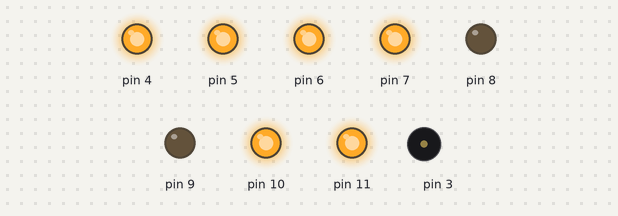
Simulated run of this sketch. Board: Arduino Uno, built with avr-gcc and run on an emulated ATmega328P. Shown: output pins drawn as LEDs (lit = HIGH), buzzer (waves = sounding). Pins used as bus, display or sensor lines are not drawn.

Above: at 0.1 s.
At 1.6 s:
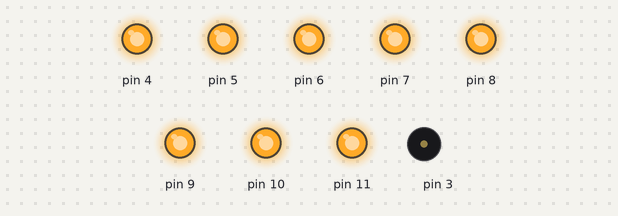
At 3.1 s:
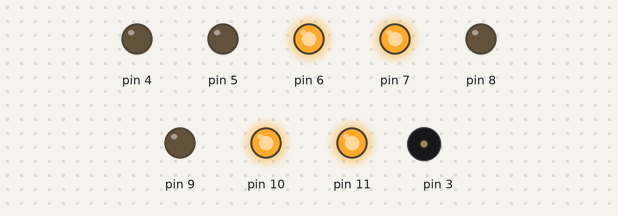
At 7.6 s:
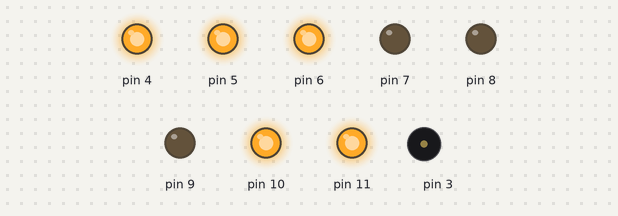
At 10.6 s:
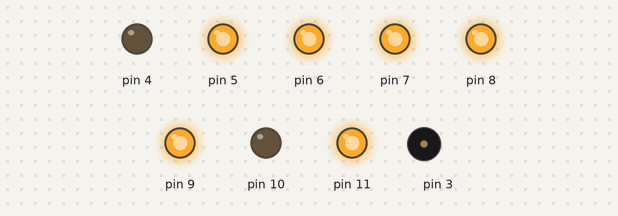
At 15.1 s:
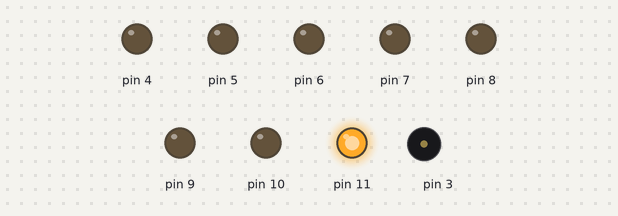
Timing chart, 0 to 16.6 s (numbered marks = the images above):
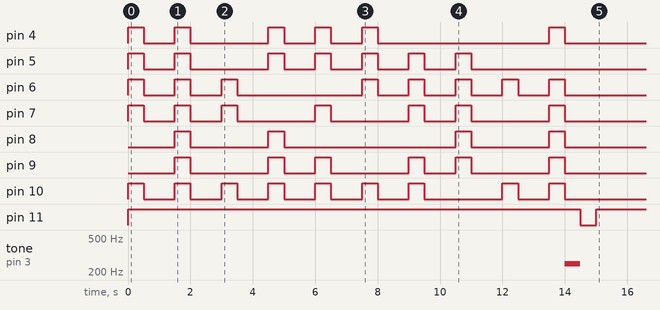

The sketch:

Taller_5_parte_3.ino
```cpp
int cont = 1;

void secuencia_led(int Led){
  switch(Led){
    case 1:
    digitalWrite(6,HIGH);
    digitalWrite(7,HIGH);
    digitalWrite(10,HIGH);
    digitalWrite(4,HIGH);
    digitalWrite(5,HIGH);
    delay(500);
    digitalWrite(6,LOW);
    digitalWrite(7,LOW);
    digitalWrite(10,LOW);
    digitalWrite(4,LOW);
    digitalWrite(5,LOW);
    break;
   case 2:
    digitalWrite(3,HIGH);
    digitalWrite(4,HIGH);
    digitalWrite(5,HIGH);
    digitalWrite(6,HIGH);
    digitalWrite(7,HIGH);
    digitalWrite(8,HIGH);
    digitalWrite(9,HIGH);
    digitalWrite(10,HIGH);
    delay(500);
    digitalWrite(3,LOW);
    digitalWrite(4,LOW);
    digitalWrite(5,LOW);
    digitalWrite(6,LOW);
    digitalWrite(7,LOW);
    digitalWrite(8,LOW);
    digitalWrite(9,LOW);
    digitalWrite(10,LOW);
    break;
    case 3:
    digitalWrite(7,HIGH);
    digitalWrite(6,HIGH);
    digitalWrite(10,HIGH);
    delay(500);
    digitalWrite(7,LOW);
    digitalWrite(10,LOW);
    digitalWrite(6,LOW);
    break;
    case 4:
    digitalWrite(10,HIGH);
    digitalWrite(9,HIGH);
    digitalWrite(8,HIGH);
    digitalWrite(4,HIGH);
    digitalWrite(5,HIGH);
    delay(500);
    digitalWrite(10,LOW);
    digitalWrite(9,LOW);
    digitalWrite(8,LOW);
    digitalWrite(4,LOW);
    digitalWrite(5,LOW);

    break;
    case 5:
    digitalWrite(7,HIGH);
    digitalWrite(10,HIGH);
    digitalWrite(9,HIGH);
    digitalWrite(4,HIGH);
    digitalWrite(5,HIGH);
    delay(500);
    digitalWrite(7,LOW);
    digitalWrite(10,LOW);
    digitalWrite(9,LOW);
    digitalWrite(4,LOW);
    digitalWrite(5,LOW);
    break;

    case 6:
    digitalWrite(6,HIGH);
    digitalWrite(10,HIGH);
    digitalWrite(4,HIGH);
    digitalWrite(5,HIGH);
    delay(500);
    digitalWrite(6,LOW);
    digitalWrite(10,LOW);
    digitalWrite(4,LOW);
    digitalWrite(5,LOW);

    break;

    case 7:
    digitalWrite(7,HIGH);
    digitalWrite(6,HIGH);
    digitalWrite(10,HIGH);
    digitalWrite(9,HIGH);
    digitalWrite(5,HIGH);
    delay(500);
    digitalWrite(7,LOW);
    digitalWrite(6,LOW);
    digitalWrite(10,LOW);
    digitalWrite(9,LOW);
    digitalWrite(5,LOW);
    break;


    case 8:
    digitalWrite(7,HIGH);
    digitalWrite(6,HIGH);
    digitalWrite(9,HIGH);
    digitalWrite(8,HIGH);
    digitalWrite(5,HIGH);
    delay(500);
    digitalWrite(7,LOW);
    digitalWrite(6,LOW);
    digitalWrite(9,LOW);
    digitalWrite(8,LOW);
    digitalWrite(5,LOW);
    break;

    case 9:
    digitalWrite(6,HIGH);
    digitalWrite(10,HIGH);
    delay(500);
    digitalWrite(6,LOW);
    digitalWrite(10,LOW);
    break;

    case 10:
    digitalWrite(7,HIGH);
    digitalWrite(6,HIGH);
    digitalWrite(10,HIGH);
    digitalWrite(9,HIGH);
    digitalWrite(8,HIGH);
    digitalWrite(4,HIGH);
    delay(500);
     digitalWrite(7,LOW);
    digitalWrite(6,LOW);
    digitalWrite(10,LOW);
    digitalWrite(9,LOW);
    digitalWrite(8,LOW);
    digitalWrite(4,LOW);
    tone(3,250);
    delay(500);
    noTone(3);
    digitalWrite(11, LOW);
    delay(500);
    digitalWrite(11, HIGH);
    break;
  }
}

void setup()
{
  pinMode(3, OUTPUT);
  pinMode(4, OUTPUT);
  pinMode(5, OUTPUT);
  pinMode(6, OUTPUT);
  pinMode(7, OUTPUT);
  pinMode(8, OUTPUT);
  pinMode(9, OUTPUT);
  pinMode(10,OUTPUT);
  pinMode(11,OUTPUT);
  digitalWrite(11, HIGH);
   for(cont=1;cont<11;cont++){
    secuencia_led(cont);
    delay(1000);}
}

void loop()
{

}
```
